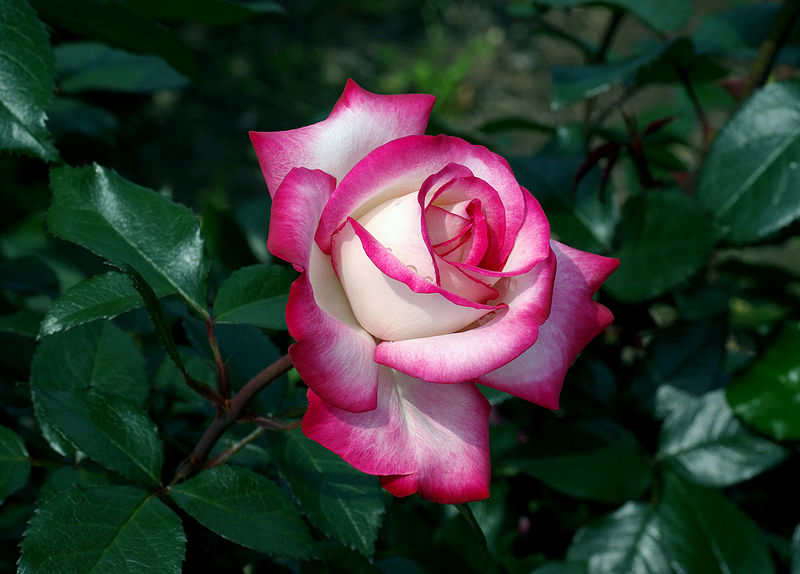
#> input picture ImageProcessing/Images/fig2.png, 800 x 574 px, found by its file name
$ python colorGrafic.py
#> lines starting #> are read from the running program, lines starting #| are printed output that depends on the picture
# -*- coding: utf-8 -*-
"""Untitled0.ipynb

Automatically generated by Colaboratory.

Original file is located at
    https://colab.research.google.com/drive/1oPA_yXRZ-Kwz1Id3U2UftpjHFeHAQ8zP
"""

import cv2
from google.colab.patches import cv2_imshow
import matplotlib.pylab as plt

img = cv2.imread('./fig2.png')
#> img is the input picture: shape (574, 800, 3); mean B, G, R 49.2, 53.9, 50
gray_img = cv2.cvtColor(img, cv2.COLOR_BGR2GRAY)
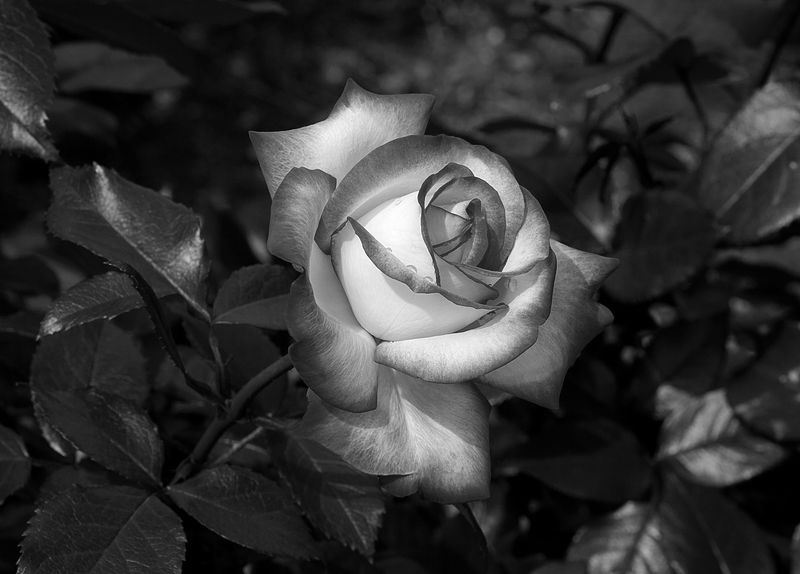
#> gray_img: shape (574, 800); min 0, max 254, mean 52.2
cv2_imshow(gray_img)

hist = cv2.calcHist([gray_img], [0], None, [256], [0,256])
#> hist = 256 values, max 8559 at index 13, min 0 at index 255, mean 1793.8
plt.plot(hist)
plt.show


{
    "Alunos": ["Paulo Leonardo da Silva Paes", "Guilherme Farias Garcia"],
    "Questão1": "A normalização do histograma é feita por um calculo do valor da ferquencia pela quantidade de pixels. Normalizar representa achar a probabilidade de um determinado tom de cinza aparecer numa imagem.",
    "Questão1": "Um histograma apresenta niveis de brilho e contras te das imagens, fazendo a normalização se as intensidades de brilho e constraste a imagens melhor vizualizavel.",
}

img_yuv = cv2.cvtColor(img, cv2.COLOR_BGR2YUV)
#> img_yuv: shape (574, 800, 3); mean of channels 0, 1, 2 52.2, 126.6, 126.1
img_yuv[:,:,0] = cv2.equalizeHist(img_yuv[:,:,0])
#> img_yuv: shape (574, 800, 3); mean of channels 0, 1, 2 126.9, 126.6, 126.1

hist_equal = cv2.cvtColor(img_yuv, cv2.COLOR_YUV2BGR)
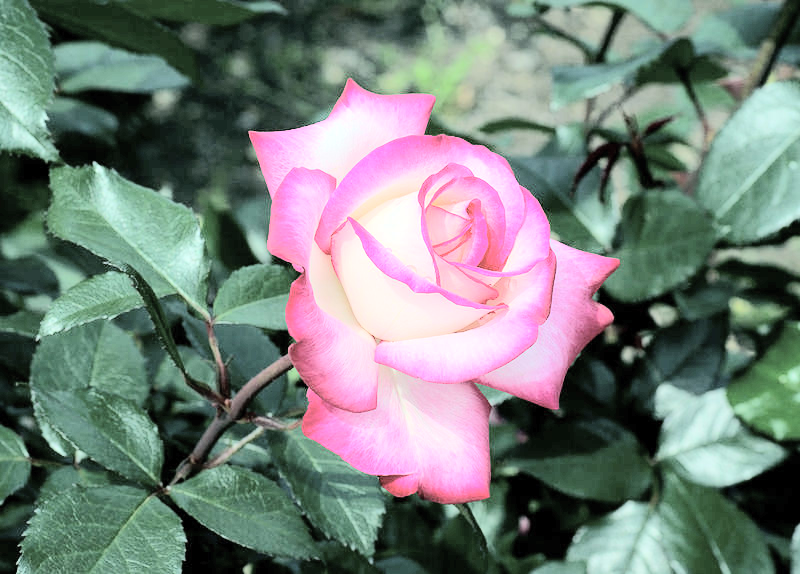
#> hist_equal: shape (574, 800, 3); mean B, G, R 123.9, 128.6, 119.3

cv2_imshow(img_yuv)
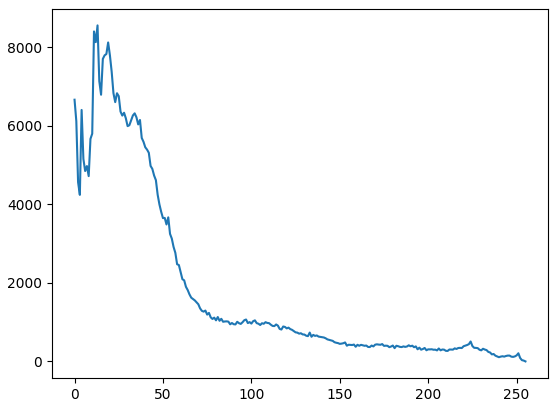
#> figure drawn by matplotlib, 1 panel; curve peaks at x = 13, y = 8559
